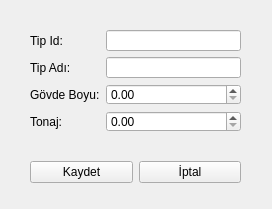
<?xml version="1.0" encoding="UTF-8"?>
<ui version="4.0">
 <class>Form</class>
 <widget class="QWidget" name="Form">
  <property name="geometry">
   <rect>
    <x>0</x>
    <y>0</y>
    <width>272</width>
    <height>209</height>
   </rect>
  </property>
  <property name="minimumSize">
   <size>
    <width>272</width>
    <height>209</height>
   </size>
  </property>
  <property name="maximumSize">
   <size>
    <width>272</width>
    <height>209</height>
   </size>
  </property>
  <property name="windowTitle">
   <string>Tip Ekle</string>
  </property>
  <widget class="QWidget" name="">
   <property name="geometry">
    <rect>
     <x>30</x>
     <y>30</y>
     <width>211</width>
     <height>102</height>
    </rect>
   </property>
   <layout class="QHBoxLayout" name="horizontalLayout">
    <item>
     <layout class="QVBoxLayout" name="verticalLayout">
      <item>
       <widget class="QLabel" name="label">
        <property name="text">
         <string>Tip Id:</string>
        </property>
       </widget>
      </item>
      <item>
       <widget class="QLabel" name="label_2">
        <property name="text">
         <string>Tip Adı:</string>
        </property>
       </widget>
      </item>
      <item>
       <widget class="QLabel" name="label_3">
        <property name="text">
         <string>Gövde Boyu:</string>
        </property>
       </widget>
      </item>
      <item>
       <widget class="QLabel" name="label_4">
        <property name="text">
         <string>Tonaj:</string>
        </property>
       </widget>
      </item>
     </layout>
    </item>
    <item>
     <layout class="QVBoxLayout" name="verticalLayout_2">
      <item>
       <widget class="QLineEdit" name="txtTypeId"/>
      </item>
      <item>
       <widget class="QLineEdit" name="txtTypeName"/>
      </item>
      <item>
       <widget class="QDoubleSpinBox" name="dsbHull"/>
      </item>
      <item>
       <widget class="QDoubleSpinBox" name="dsbTonnage"/>
      </item>
     </layout>
    </item>
   </layout>
  </widget>
  <widget class="QWidget" name="">
   <property name="geometry">
    <rect>
     <x>30</x>
     <y>160</y>
     <width>211</width>
     <height>25</height>
    </rect>
   </property>
   <layout class="QHBoxLayout" name="horizontalLayout_2">
    <item>
     <widget class="QPushButton" name="btnSave">
      <property name="text">
       <string>Kaydet</string>
      </property>
     </widget>
    </item>
    <item>
     <widget class="QPushButton" name="btnCancel">
      <property name="text">
       <string>İptal</string>
      </property>
     </widget>
    </item>
   </layout>
  </widget>
 </widget>
 <resources/>
 <connections/>
</ui>
